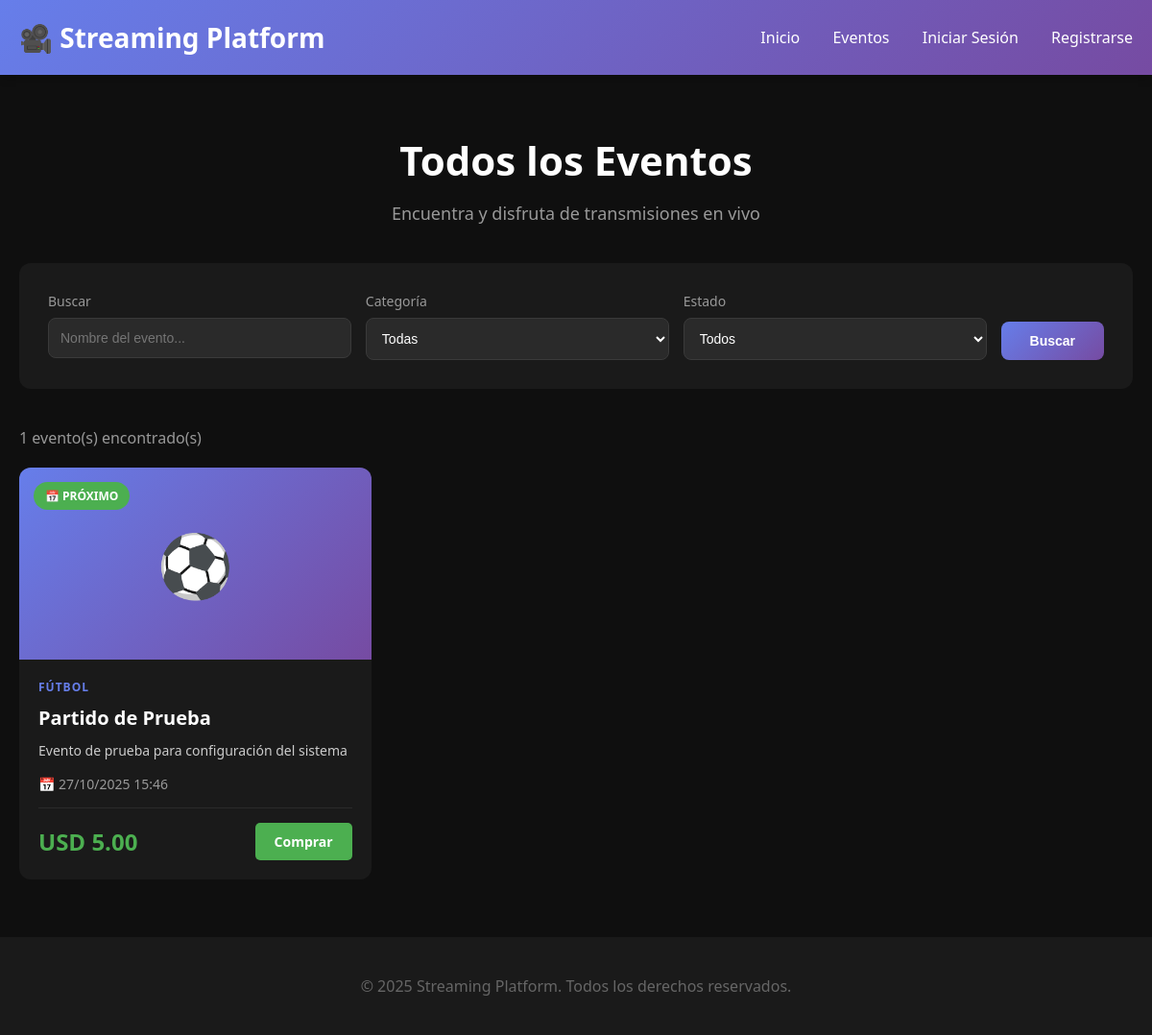
Screenshot of /public/events.php with the database file from the repository.
### tables this page shows
CREATE TABLE events (
    id INT UNSIGNED AUTO_INCREMENT PRIMARY KEY,
    title VARCHAR(255) NOT NULL,
    description TEXT,
    category VARCHAR(100),
    thumbnail_url VARCHAR(500),
    price DECIMAL(10, 2) NOT NULL,
    currency VARCHAR(3) DEFAULT 'USD',
    stream_key VARCHAR(100) UNIQUE NOT NULL,
    stream_url VARCHAR(500),
    status ENUM('scheduled', 'live', 'ended', 'cancelled') DEFAULT 'scheduled',
    scheduled_start DATETIME NOT NULL,
    actual_start DATETIME,
    actual_end DATETIME,
    max_viewers INT DEFAULT 0,
    enable_recording BOOLEAN DEFAULT TRUE,
    enable_chat BOOLEAN DEFAULT TRUE,
    enable_dvr BOOLEAN DEFAULT FALSE,
    created_by INT UNSIGNED NOT NULL,
    created_at TIMESTAMP DEFAULT CURRENT_TIMESTAMP,
    updated_at TIMESTAMP DEFAULT CURRENT_TIMESTAMP ON UPDATE CURRENT_TIMESTAMP,
    FOREIGN KEY (created_by) REFERENCES users(id) ON DELETE CASCADE,
    INDEX idx_status (status),
    INDEX idx_scheduled (scheduled_start),
    INDEX idx_stream_key (stream_key)
);

### config/database.php (called while the page is built, shortened)
<?php
function getEnvVar($name, $default = null) {
    if (isset($_ENV[$name])) {
        return $_ENV[$name];
    }
    return $default;
}
class Database {
    private static $instance = null;
    private $connection;
    private $host;
    private $dbname;
    private $username;
    private $password;
    private $port;
    private $charset = 'utf8mb4';
    private function __construct() {
        $this->host = getEnvVar('DB_HOST', 'localhost');
        $this->dbname = getEnvVar('DB_NAME', 'streaming_platform');
        $this->username = getEnvVar('DB_USER', 'root');
        $this->password = getEnvVar('DB_PASS', '');
        $this->port = getEnvVar('DB_PORT', 3306);
    }
    private function connect() {
        try {
            $dsn = "mysql:host={$this->host};port={$this->port};dbname={$this->dbname};charset={$this->charset}";
            $options = [
                PDO::ATTR_ERRMODE => PDO::ERRMODE_EXCEPTION,
                PDO::ATTR_DEFAULT_FETCH_MODE => PDO::FETCH_ASSOC,
                PDO::ATTR_EMULATE_PREPARES => false,
                PDO::MYSQL_ATTR_INIT_COMMAND => "SET NAMES {$this->charset}",
                PDO::ATTR_TIMEOUT => 5
            ];
            $this->connection = new PDO($dsn, $this->username, $this->password, $options);
        } catch (PDOException $e) {
            $errorMsg = "Database connection failed: " . $e->getMessage();
            $errorDetails = "\nHost: {$this->host}:{$this->port}\nDatabase: {$this->dbname}\nUser: {$this->username}";
            error_log($errorMsg . $errorDetails);
            if (getEnvVar('APP_DEBUG') === 'true' || getEnvVar('APP_DEBUG') === true) {
                die("<h1>Error de Conexión a Base de Datos</h1>
                     <p><strong>Detalles:</strong> {$e->getMessage()}</p>
                     <p><strong>Host:</strong> {$this->host}:{$this->port}</p>
                     <p><strong>Base de datos:</strong> {$this->dbname}</p>
                     <p><strong>Usuario:</strong> {$this->username}</p>
                     <hr>
                     <h3>Soluciones:</h3>
                     <ol>
                         <li>Verificar que MySQL está corriendo: <code>sudo systemctl status mysql</code></li>
                         <li>Verificar credenciales en el archivo .env</li>
                         <li>Verificar que la base de datos existe</li>
                         <li>Ejecutar diagnóstico: <code>php debug_env.php</code></li>
                     </ol>");
            } else {
                die("<h1>Error de Conexión</h1>
                     <p>No se pudo conectar a la base de datos. Por favor contacte al administrador.</p>
                     <p><small>Error ID: " . date('YmdHis') . "</small></p>");
            }
        }
    }
    public static function getInstance() {
        if (self::$instance === null) {
            self::$instance = new self();
        }
        return self::$instance;
    }
    public function getConnection() {
        return $this->connection;
    }
}
abstract class Model {
    protected $db;
    protected $table;
    public function __construct() {
        $this->db = Database::getInstance()->getConnection();
    }
    protected function query($sql, $params = []) {
        try {
            $stmt = $this->db->prepare($sql);
            $stmt->execute($params);
            return $stmt;
        } catch (PDOException $e) {
            error_log("Query error in {$this->table}: " . $e->getMessage() . "\nSQL: {$sql}");
            throw new Exception("Error en la consulta a la base de datos");
        }
    }
}

### src/Models/Event.php (called while the page is built, shortened)
<?php
require_once __DIR__ . '/../../config/database.php';
class Event extends Model {
    protected $table = 'events';
    public function getUpcomingEvents($limit = 10) {
        $sql = "SELECT e.*, u.full_name as organizer_name,
                    (SELECT COUNT(*) FROM purchases p WHERE p.event_id = e.id AND p.status = 'completed') as tickets_sold
                FROM {$this->table} e
                LEFT JOIN users u ON e.created_by = u.id
                WHERE e.scheduled_start > NOW()
                AND e.status IN ('scheduled', 'live')
                ORDER BY e.scheduled_start ASC
                LIMIT ?";
        $stmt = $this->query($sql, [$limit]);
        return $stmt->fetchAll();
    }
}

### public/events.php (the view, shortened to what this page needs)
<?php
require_once __DIR__ . '/../config/database.php';
require_once __DIR__ . '/../src/Models/Event.php';
$eventModel = new Event();
$search = $_GET['search'] ?? '';
$category = $_GET['category'] ?? '';
$status = $_GET['status'] ?? '';
if ($search || $category || $status) {
    $events = $eventModel->search($search, $category, $status, 50);
} else {
    $events = $eventModel->getUpcomingEvents(50);
}
?>
<!DOCTYPE html>
<html lang="es">
<head>
</head>
<body>
    <div class="header">
        <div class="container">
            <nav class="nav">
                <a href="/public/" class="logo">🎥 Streaming Platform</a>
                <div class="nav-links">
                    <a href="/public/">Inicio</a>
                    <a href="/public/events.php">Eventos</a>
                    <?php if (isset($_SESSION['user_id'])): ?>
                        <a href="/public/profile.php">Mi Cuenta</a>
                        <a href="/public/logout.php">Salir</a>
                    <?php else: ?>
                        <a href="/public/login.php">Iniciar Sesión</a>
                        <a href="/public/register.php">Registrarse</a>
                    <?php endif; ?>
                </div>
            </nav>
        </div>
    </div>
    <div class="page-header">
        <div class="container">
            <h1>Todos los Eventos</h1>
            <p>Encuentra y disfruta de transmisiones en vivo</p>
        </div>
    </div>
    <div class="container">
        <form class="filters" method="GET" action="/public/events.php">
            <div class="filter-group">
                <label>Buscar</label>
                <input type="text" name="search" placeholder="Nombre del evento..." value="<?= htmlspecialchars($search) ?>">
            </div>
            <div class="filter-group">
                <label>Categoría</label>
                <select name="category">
                    <option value="">Todas</option>
                </select>
            </div>
            <div class="filter-group">
                <label>Estado</label>
                <select name="status">
                    <option value="">Todos</option>
                </select>
            </div>
            <button type="submit" class="btn-filter">Buscar</button>
        </form>
        <div class="results-count">
            <?= count($events) ?> evento(s) encontrado(s)
        </div>
        <?php if (!empty($events)): ?>
        <div class="events-grid">
            <?php foreach ($events as $event): ?>
            <div class="event-card" onclick="location.href='/public/event.php?id=<?= $event['id'] ?>'">
                <div class="event-thumbnail">
                    <?php if ($event['thumbnail_url']): ?>
                        <img src="<?= htmlspecialchars($event['thumbnail_url']) ?>" alt="<?= htmlspecialchars($event['title']) ?>">
                    <?php else: ?>
                        ⚽
                    <?php endif; ?>
                    <div class="event-status status-<?= $event['status'] ?>">
                        <?php
                        switch($event['status']) {
                            case 'scheduled':
                                echo '📅 PRÓXIMO';
                                break;
                        }
                        ?>
                    </div>
                </div>
                <div class="event-info">
                    <div class="event-category"><?= htmlspecialchars($event['category'] ?? 'Sin categoría') ?></div>
                    <h3 class="event-title"><?= htmlspecialchars($event['title']) ?></h3>
                    <?php if ($event['description']): ?>
                    <p class="event-description"><?= htmlspecialchars($event['description']) ?></p>
                    <?php endif; ?>
                    <p class="event-date">
                        <?php if ($event['status'] === 'live'): ?>
                            🔴 En vivo ahora
                        <?php else: ?>
                            📅 <?= date('d/m/Y H:i', strtotime($event['scheduled_start'])) ?>
                        <?php endif; ?>
                    </p>
                    <div class="event-footer">
                        <span class="price"><?= $event['currency'] ?> <?= number_format($event['price'], 2) ?></span>
                        <?php if ($event['status'] === 'live'): ?>
                            <a href="/public/event.php?id=<?= $event['id'] ?>" class="btn btn-watch" onclick="event.stopPropagation()">Ver Ahora</a>
                        <?php else: ?>
                            <a href="/public/event.php?id=<?= $event['id'] ?>" class="btn" onclick="event.stopPropagation()">
                                <?= $event['status'] === 'ended' ? 'Ver Detalles' : 'Comprar' ?>
                            </a>
                        <?php endif; ?>
                    </div>
                </div>
            </div>
            <?php endforeach; ?>
        </div>
        <?php endif; ?>
    </div>
    <div class="footer">
        <div class="container">
            <p>&copy; 2025 Streaming Platform. Todos los derechos reservados.</p>
        </div>
    </div>
</body>
</html>

### public/events.php (style rules this page uses)
* { margin: 0; padding: 0; box-sizing: border-box; }
body { font-family: 'Segoe UI', Tahoma, Geneva, Verdana, sans-serif; background: #0f0f0f; color: #fff; }
.header { background: linear-gradient(135deg, #667eea 0%, #764ba2 100%); padding: 20px 0; box-shadow: 0 2px 10px rgba(0,0,0,0.3); }
.container { max-width: 1400px; margin: 0 auto; padding: 0 20px; }
.nav { display: flex; justify-content: space-between; align-items: center; }
.logo { font-size: 28px; font-weight: bold; color: white; text-decoration: none; }
.nav-links a { color: white; text-decoration: none; margin-left: 30px; transition: opacity 0.3s; }
.page-header { padding: 60px 20px 40px; text-align: center; }
.page-header h1 { font-size: 42px; margin-bottom: 15px; }
.page-header p { font-size: 18px; color: #999; }
.filters { background: #1a1a1a; padding: 30px; border-radius: 12px; margin-bottom: 40px; display: flex; gap: 15px; flex-wrap: wrap; }
.filter-group { flex: 1; min-width: 200px; }
.filter-group label { display: block; margin-bottom: 8px; font-size: 14px; color: #999; }
.filter-group input, .filter-group select { width: 100%; padding: 12px; background: #2a2a2a; border: 1px solid #3a3a3a; border-radius: 8px; color: white; font-size: 14px; }
.btn-filter { padding: 12px 30px; background: linear-gradient(135deg, #667eea 0%, #764ba2 100%); color: white; border: none; border-radius: 8px; cursor: pointer; font-size: 14px; font-weight: bold; transition: opacity 0.3s; align-self: flex-end; }
.results-count { margin-bottom: 20px; color: #999; }
.events-grid { display: grid; grid-template-columns: repeat(auto-fill, minmax(320px, 1fr)); gap: 30px; margin-bottom: 60px; }
.event-card { background: #1a1a1a; border-radius: 12px; overflow: hidden; transition: transform 0.3s, box-shadow 0.3s; cursor: pointer; }
.event-thumbnail { width: 100%; height: 200px; background: linear-gradient(135deg, #667eea 0%, #764ba2 100%); position: relative; display: flex; align-items: center; justify-content: center; font-size: 64px; }
.event-status { position: absolute; top: 15px; left: 15px; padding: 6px 12px; border-radius: 20px; font-size: 12px; font-weight: bold; }
.status-scheduled { background: #4CAF50; color: white; }
.event-info { padding: 20px; }
.event-category { color: #667eea; font-size: 12px; font-weight: bold; text-transform: uppercase; letter-spacing: 1px; }
.event-title { font-size: 20px; margin: 10px 0; }
.event-date { color: #999; font-size: 14px; margin-bottom: 15px; }
.event-description { color: #ccc; font-size: 14px; line-height: 1.5; margin-bottom: 15px; display: -webkit-box; -webkit-line-clamp: 2; -webkit-box-orient: vertical; overflow: hidden; }
.event-footer { display: flex; justify-content: space-between; align-items: center; padding-top: 15px; border-top: 1px solid #2a2a2a; }
.price { font-size: 24px; font-weight: bold; color: #4CAF50; }
.btn { background: #4CAF50; color: white; padding: 10px 20px; border-radius: 5px; text-decoration: none; display: inline-block; transition: background 0.3s; font-size: 14px; font-weight: bold; }
.footer { background: #1a1a1a; padding: 40px 20px; text-align: center; margin-top: 60px; }
.footer p { color: #666; }

### rows the page displays
events: status "📅 PRÓXIMO", category "FÚTBOL", title "Partido de Prueba", description "Evento de prueba para configuración del sistema", scheduled_start "27/10/2025 15:46", currency "USD", price "5.00"

### other values shown
count($events) "1"
